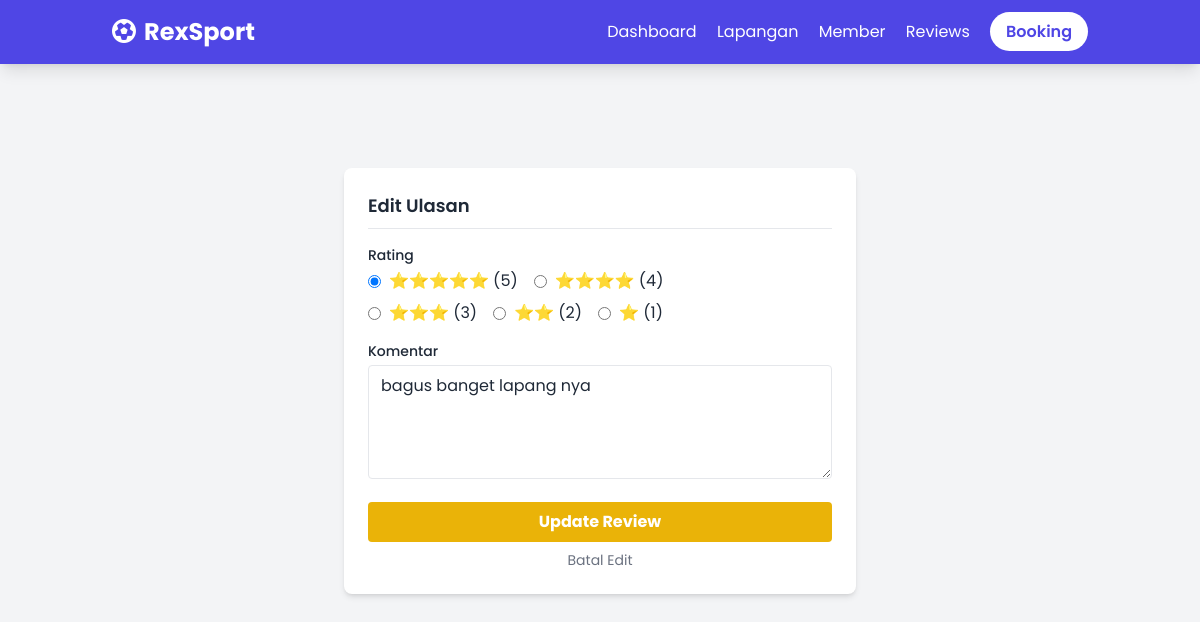
The page /Project/index.php?page=reviews&action=edit&id=3 on the database its author committed.
### tables this page shows
CREATE TABLE `reviews` (
  `id` int(11) NOT NULL,
  `booking_id` int(11) DEFAULT NULL,
  `rating` int(11) DEFAULT NULL,
  `komentar` text DEFAULT NULL
);

### Project/config/Database.php (called while the page is built, shortened)
<?php
class Database {
    private static $instance = null;
    private function __construct() {
        try {
            $host = 'localhost';
            $user = 'root';
            $pass = '';
            $dbname = 'rexsport';
            $this->pdo = new PDO("mysql:host=$host", $user, $pass);
        } catch (PDOException $e) {
            die("Koneksi Gagal: " . $e->getMessage());
        }
    }
    public static function getInstance() {
        if (!self::$instance) {
            self::$instance = new Database();
        }
        return self::$instance->pdo;
    }
}
?>

### Project/ViewModel/ReviewViewModel.php (called while the page is built, shortened)
<?php
class ReviewViewModel {
    private $db;
    public function __construct() {
        $this->db = Database::getInstance();
    }
    public function getReviewById($id) {
    $stmt = $this->db->prepare("SELECT * FROM reviews WHERE id = ?");
    $stmt->execute([$id]);
    return $stmt->fetchObject('Review');
    }
}
?>

### Project/View/Review View/ReviewForm.php (the view, shortened to what this page needs)
<div class="bg-white p-6 rounded-lg shadow-md h-fit w-full max-w-lg mx-auto">
    <h3 class="text-lg font-semibold mb-4 border-b pb-2">
        <?= isset($reviewToEdit) ? 'Edit Ulasan' : 'Beri Ulasan Pengalamanmu' ?>
    </h3>
    <form action="index.php?page=reviews&action=save" method="POST">
        <div class="mb-4">
            <label class="block text-sm font-medium mb-1">Rating</label>
            <?php $cr = isset($reviewToEdit) ? $reviewToEdit->rating : 5; ?>
            <div class="flex gap-4">
                <label class="flex items-center"><input type="radio" name="rating" value="5" <?= $cr==5?'checked':'' ?> class="mr-2"> ⭐⭐⭐⭐⭐ (5)</label>
                <label class="flex items-center"><input type="radio" name="rating" value="4" <?= $cr==4?'checked':'' ?> class="mr-2"> ⭐⭐⭐⭐ (4)</label>
            </div>
            <div class="flex gap-4 mt-2">
                <label class="flex items-center"><input type="radio" name="rating" value="3" <?= $cr==3?'checked':'' ?> class="mr-2"> ⭐⭐⭐ (3)</label>
                <label class="flex items-center"><input type="radio" name="rating" value="2" <?= $cr==2?'checked':'' ?> class="mr-2"> ⭐⭐ (2)</label>
                <label class="flex items-center"><input type="radio" name="rating" value="1" <?= $cr==1?'checked':'' ?> class="mr-2"> ⭐ (1)</label>
            </div>
        </div>
        <div class="mb-4">
            <label class="block text-sm font-medium mb-1">Komentar</label>
            <textarea name="komentar" rows="4" class="w-full border rounded px-3 py-2" placeholder="Bagaimana kondisi lapangannya?" required><?= isset($reviewToEdit) ? $reviewToEdit->komentar : '' ?></textarea>
        </div>
        <button type="submit" class="w-full bg-yellow-500 text-white py-2 rounded hover:bg-yellow-600 font-bold">
            <?= isset($reviewToEdit) ? 'Update Review' : 'Kirim Review' ?>
        </button>
        <?php if(isset($reviewToEdit)): ?>
            <a href="index.php?page=reviews" class="block text-center text-sm text-gray-500 mt-2 hover:text-gray-800">Batal Edit</a>
        <?php endif; ?>
    </form>
</div>

### rows shown on the page
reviews: rating "☑ ⭐⭐⭐⭐⭐ (5)", rating "☐ ⭐⭐⭐⭐ (4)", rating "☐ ⭐⭐⭐ (3)", rating "☐ ⭐⭐ (2)", rating "☐ ⭐ (1)", komentar "bagus banget lapang nya"
